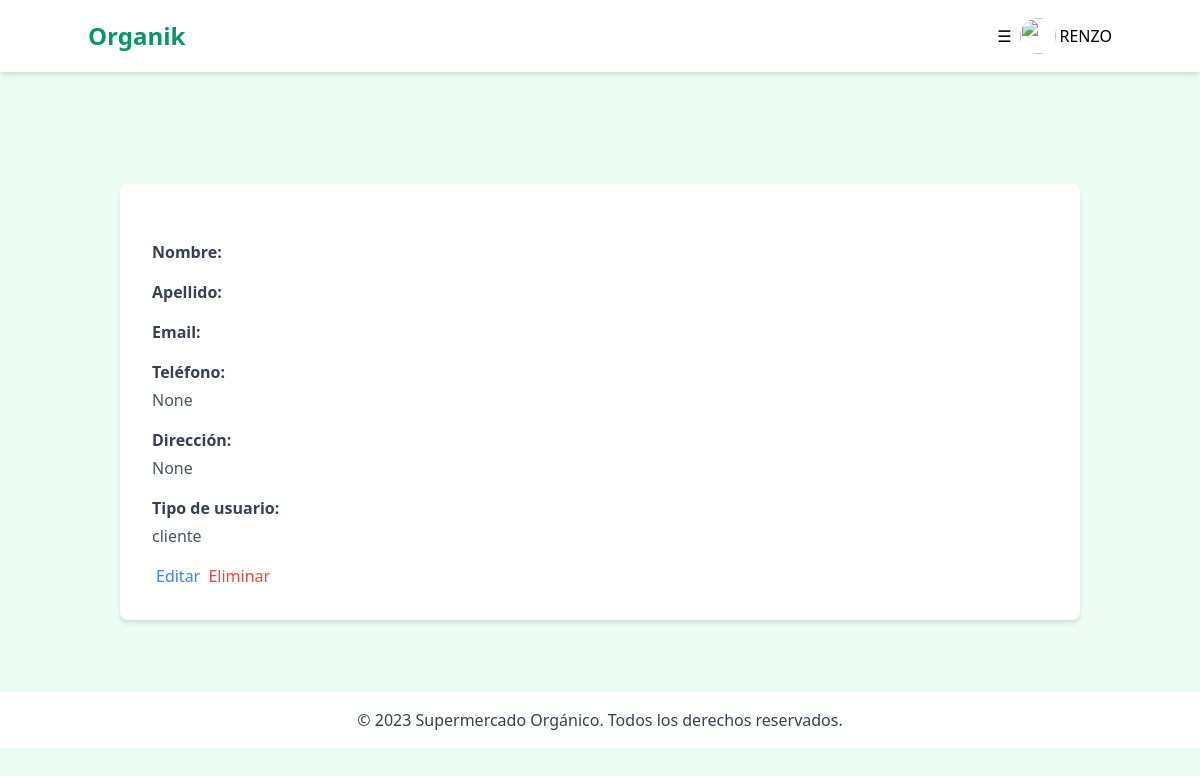
The app's page /administracion/usuario/1/ (signed in), older data.
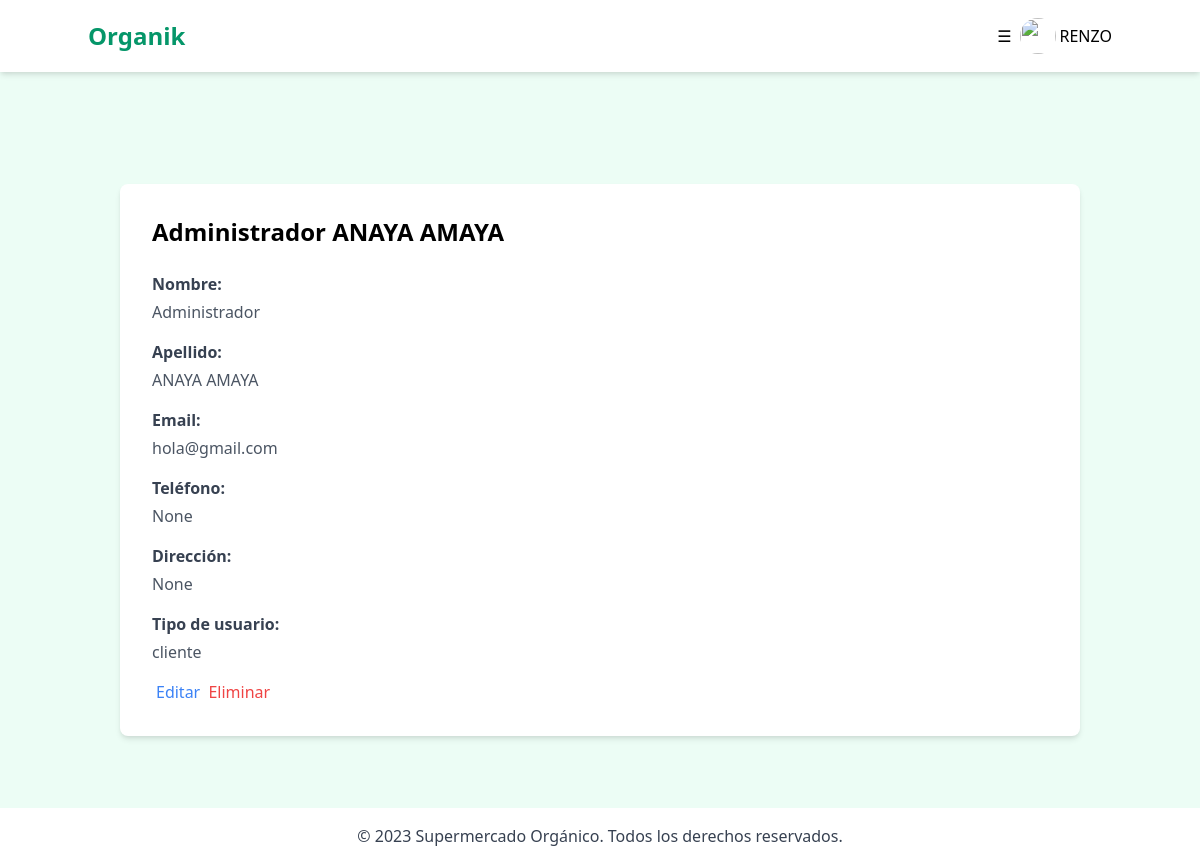
The same page, newer data.
### marketapp/models.py (models this page shows, shortened)
class Usuario(AbstractUser):
    telefono = models.CharField(max_length=20, blank=True, null=True)
    direccion = models.CharField(max_length=200, blank=True, null=True)
    ciudad = models.CharField(max_length=50, blank=True, null=True)
    distrito = models.CharField(max_length=50, blank=True, null=True)
    codigo_postal = models.CharField(max_length=10, blank=True, null=True)
    email = models.EmailField(unique=True, verbose_name='correo electrónico')
    CLIENTE = "cliente"
    ADMINISTRADOR = "administrador"
    TIPO_USUARIO_CHOICES = [
        (CLIENTE, "Cliente"),
        (ADMINISTRADOR, "Administrador"),
    ]
    tipo_usuario = models.CharField(
        max_length=15,
        choices=TIPO_USUARIO_CHOICES,
        default=CLIENTE,
    )

### marketapp/views.py (the view)
# urls.py: path('usuario/<int:pk>/', UsuarioAdminDetailView.as_view(), name='admin_usuario_detail'),
class UsuarioAdminDetailView(LoginRequiredMixin, DetailView):
    model = Usuario
    template_name = 'marketapp/admin/usuario/detail.html'
    context_object_name = 'usuario'

### marketapp/templates/marketapp/admin/usuario/detail.html (shortened to what this page needs)
{% extends "marketapp/admin/adminIndex.html" %}
{% block contenido %}
<div class="container mx-auto mt-10 p-4">
    <div class="bg-white p-8 rounded-lg shadow-md flex flex-wrap md:flex-nowrap">
        <div class="w-full md:w-2/3">
            <h2 class="text-2xl font-bold mb-6">{{ usuario.first_name }} {{ usuario.last_name }}</h2>
            <div class="mb-4">
                <span class="font-bold text-gray-700 block mb-1">Nombre:</span>
                <span class="text-gray-600">{{ usuario.first_name }}</span>
            </div>
            <div class="mb-4">
                <span class="font-bold text-gray-700 block mb-1">Apellido:</span>
                <span class="text-gray-600">{{ usuario.last_name }}</span>
            </div>
            <div class="mb-4">
                <span class="font-bold text-gray-700 block mb-1">Email:</span>
                <span class="text-gray-600">{{ usuario.email }}</span>
            </div>
            <div class="mb-4">
                <span class="font-bold text-gray-700 block mb-1">Teléfono:</span>
                <span class="text-gray-600">{{ usuario.telefono }}</span>
            </div>
            <div class="mb-4">
                <span class="font-bold text-gray-700 block mb-1">Dirección:</span>
                <span class="text-gray-600">{{ usuario.direccion }}</span>
            </div>
            <div class="mb-4">
                <span class="font-bold text-gray-700 block mb-1">Tipo de usuario:</span>
                <span class="text-gray-600">{{ usuario.tipo_usuario }}</span>
            </div>
            <div class="mt-4">
                <a href="{% url 'administracion:admin_usuario_edit' usuario.id %}" class="text-blue-500 hover:text-blue-600 ml-1">Editar</a>
                <a href="{% url 'administracion:admin_usuario_delete' usuario.id %}" class="text-red-500 hover:text-red-600 ml-1">Eliminar</a>
            </div>
        </div>
    </div>
</div>
{% endblock contenido %}

Row changes from the older to the newer data that the page shows:
changed Usuario "None": first_name (not shown) → "Administrador"; last_name (not shown) → "ANAYA AMAYA"; email (not shown) → "hola@gmail.com"
